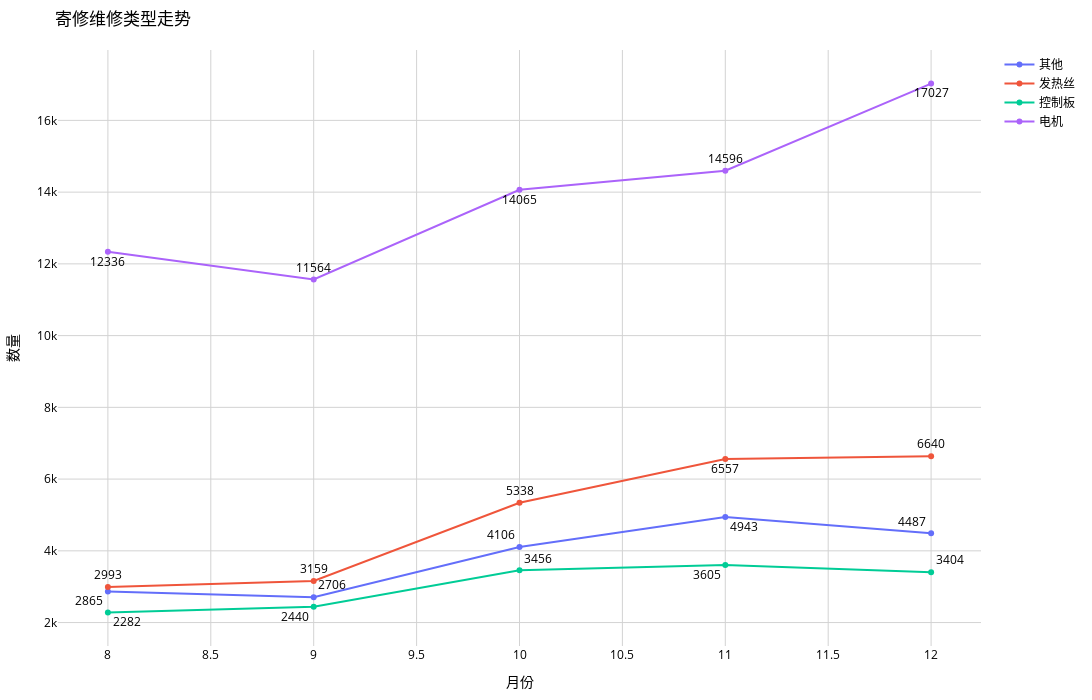

The notebook cell saved with this chart:
### Code cell
import pandas as pd
import numpy as np
import plotly.graph_objects as go

# 读取数据
pj = pd.read_parquet('更换配件明细8-12.parquet')

# 筛选数据
pj = pj.query("`[产品名称].[产品型号]` == '产成品-吹风机'")

# 处理时间列
pj['创建时间_日期'] = pd.to_datetime(pj['创建时间']).dt.month

# 分类配件
pj['配件'] = np.where(
    pj['备件名称'].str.contains('发热丝'), '发热丝',
    np.where(
        pj['备件名称'].str.contains('电机'), '电机',
        np.where(
            pj['备件名称'].str.contains('控制板'), '控制板', '其他'
        )
    )
)

# 设置权重
pj['权重'] = np.where(
    pj['配件'] == '发热丝', 3,
    np.where(
        pj['配件'] == '电机', 2,
        np.where(
            pj['配件'] == '控制板', 4, 1
        )
    )
)

# 按权重排序并去重
pj_sort = pj.sort_values(by='权重', ascending=False)
pj = pj_sort.drop_duplicates(subset=['服务单号'], keep='first')

# 数据透视
data = pj[['创建时间_日期', '配件', '数量']].copy()
data = data.pivot_table(index='创建时间_日期', columns='配件', values='数量', aggfunc='sum')
x = data.reset_index()

# 创建图表
fig = go.Figure()

# 定义每条线的标签位置
textpositions = {
    '发热丝': ['top center', 'top center', 'top center', 'bottom center', 'top center'],
    '电机': ['bottom center', 'top center', 'bottom center', 'top center', 'bottom center'],
    '控制板': ['bottom right', 'bottom left', 'top right', 'bottom left', 'top right'],
    '其他': ['bottom left', 'top right', 'top left', 'bottom right', 'top left']
}

# 遍历配件列
for column in x.columns[1:]:  # 跳过第一列（创建时间_日期）
    fig.add_trace(go.Scatter(
        x=x['创建时间_日期'],
        y=x[column],
        mode='lines+markers+text',
        name=column,
        text=x[column].astype(str),  # 将数据标签内容转换为字符串
        textposition=textpositions[column],  # 为每条线设置不同的标签位置
        textfont=dict(size=12, color="black"),  # 设置字体大小和颜色
    ))
    

# 设置标题和标签
fig.update_layout(
    plot_bgcolor='white',  # 绘图区域背景颜色
    paper_bgcolor='white',  # 整个图表区域背景颜色
    title="寄修维修类型走势",
    xaxis_title="月份",
    yaxis_title="数量",
    font=dict(size=12, color="black"),
    xaxis=dict(showgrid=True, gridcolor='lightgray'),
    yaxis=dict(showgrid=True, gridcolor='lightgray'),
    margin=dict(l=50, r=50, t=50, b=50),  # 调整边距
    height=700,  # 调整图表高度
    width=1400,  # 调整图表宽度

)

# 显示图表
fig.show()

### Figure 1 — Plotly figure (JSON) as saved in the notebook; plotly's stock layout.template omitted (floating-point values rounded to 4 significant figures)
{"data": [{"mode": "lines+markers+text", "name": "其他", "text": ["2865", "2706", "4106", "4943", "4487"], "textfont": {"color": "black", "size": 12}, "textposition": ["bottom left", "top right", "top left", "bottom right", "top left"], "type": "scatter", "x": [8, 9, 10, 11, 12], "y": [2865, 2706, 4106, 4943, 4487]}, {"mode": "lines+markers+text", "name": "发热丝", "text": ["2993", "3159", "5338", "6557", "6640"], "textfont": {"color": "black", "size": 12}, "textposition": ["top center", "top center", "top center", "bottom center", "top center"], "type": "scatter", "x": [8, 9, 10, 11, 12], "y": [2993, 3159, 5338, 6557, 6640]}, {"mode": "lines+markers+text", "name": "控制板", "text": ["2282", "2440", "3456", "3605", "3404"], "textfont": {"color": "black", "size": 12}, "textposition": ["bottom right", "bottom left", "top right", "bottom left", "top right"], "type": "scatter", "x": [8, 9, 10, 11, 12], "y": [2282, 2440, 3456, 3605, 3404]}, {"mode": "lines+markers+text", "name": "电机", "text": ["12336", "11564", "14065", "14596", "17027"], "textfont": {"color": "black", "size": 12}, "textposition": ["bottom center", "top center", "bottom center", "top center", "bottom center"], "type": "scatter", "x": [8, 9, 10, 11, 12], "y": [12336, 11564, 14065, 14596, 17027]}], "layout": {"font": {"color": "black", "size": 12}, "height": 700, "margin": {"b": 50, "l": 50, "r": 50, "t": 50}, "paper_bgcolor": "white", "plot_bgcolor": "white", "title": {"text": "寄修维修类型走势"}, "width": 1400, "xaxis": {"gridcolor": "lightgray", "showgrid": true, "title": {"text": "月份"}}, "yaxis": {"gridcolor": "lightgray", "showgrid": true, "title": {"text": "数量"}}}}
